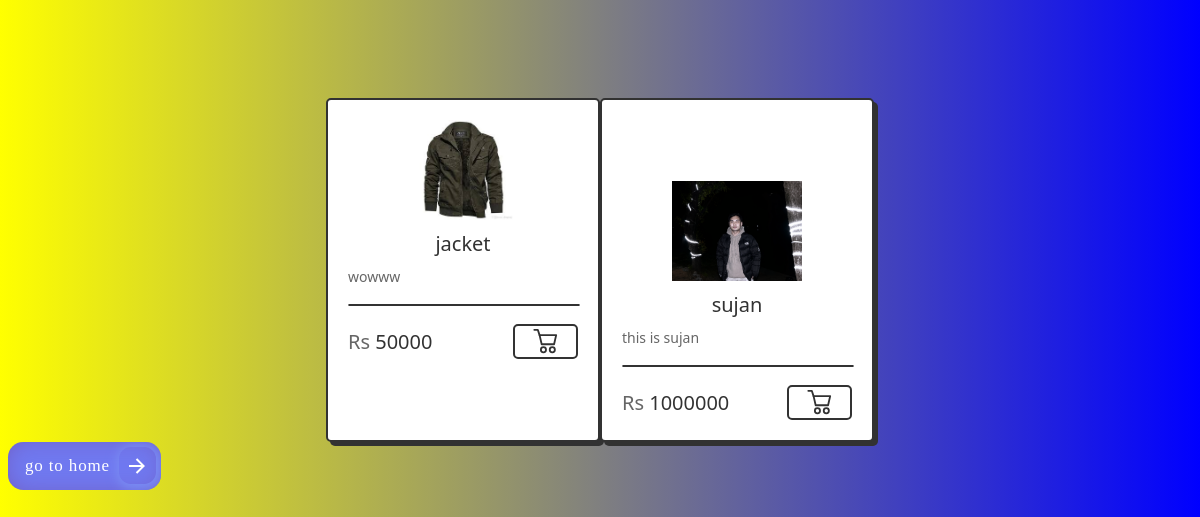
/card/, run on the app's committed database.
### app/models.py (models this page shows, shortened)
class Product(models.Model):
    title = models.CharField(max_length=50)
    desc = models.TextField()
    price = models.IntegerField()
    image = models.ImageField(upload_to="images") #need pip install  pillow

### app/views.py (the view)
# urls.py: path('card/',views.card,name='card'),
def card(request):
    data = Product.objects.all()
    return render(request,'cards.html' ,{'data':data})

### app/templates/cards.html (shortened to what this page needs)
<!DOCTYPE html>
{% load static %}
<html lang="en">
<head>
    <link rel="stylesheet" href="{% static 'css/card.css' %}" >
</head>
<body>
    <div class="main">
        {% for i in data %}
        <div class="card">
            <div class="card-img">
                <img src="{{i.image.url}}" height="100px" alt="not loading">
            </div>
            <div class="card-title">{{i.title}}</div>
            <div class="card-subtitle">{{i.desc}}
            </div>
            <hr class="card-divider">
            <div class="card-footer">
                <div class="card-price"><span>Rs</span> {{i.price}}</div>
                <button class="card-btn">
                </button>
            </div>
        </div>
        {% endfor %}
    </div>
    <a style="text-decoration: none;" href="{% url 'home' %}">
        <button class="contactButton">
            go to home
            <div class="iconButton">
                <svg height="24" width="24" viewBox="0 0 24 24" xmlns="http://www.w3.org/2000/svg">
                    <path d="M0 0h24v24H0z" fill="none"></path>
                    <path d="M16.172 11l-5.364-5.364 1.414-1.414L20 12l-7.778 7.778-1.414-1.414L16.172 13H4v-2z"
                        fill="currentColor"></path>
                </svg>
            </div>
        </button>
    </a>
</body>
</html>

### app/static/css/card.css (style rules this page uses)
.card { --font-color: #323232; --font-color-sub: #666; --bg-color: #fff; --main-color: #323232; --main-focus: #2d8cf0; width: 230px; height: 300px; background: var(--bg-color); border: 2px solid var(--main-color); box-shadow: 4px 4px var(--main-color); border-radius: 5px; display: flex; flex-direction: column; justify-content: flex-start; padding: 20px; gap: 10px; font-family: system-ui, -apple-system, BlinkMacSystemFont, 'Segoe UI', Roboto, Oxygen, Ubuntu, Cantarell, 'Open Sans', 'Helvetica Neue', sans-serif; }
.card:last-child { justify-content: flex-end; }
body { background: linear-gradient(to right, yellow, blue); }
.main { display: flex; justify-content: center; padding-top: 90px; }
.card-img { transition: all 0.5s; display: flex; justify-content: center; }
.card-title { font-size: 20px; font-weight: 500; text-align: center; color: var(--font-color); }
.card-subtitle { font-size: 14px; font-weight: 400; color: var(--font-color-sub); }
.card-divider { width: 100%; border: 1px solid var(--main-color); border-radius: 50px; }
.card-footer { display: flex; flex-direction: row; justify-content: space-between; align-items: center; }
.card-price { font-size: 20px; font-weight: 500; color: var(--font-color); }
.card-price span { font-size: 20px; font-weight: 500; color: var(--font-color-sub); }
.card-btn { height: 35px; background: var(--bg-color); border: 2px solid var(--main-color); border-radius: 5px; padding: 0 15px; transition: all 0.3s; }
.card-btn svg { width: 100%; height: 100%; fill: var(--main-color); transition: all 0.3s; }
.contactButton { background: #7079f0; color: white; font-family: inherit; padding: 0.45em; padding-left: 1em; font-size: 17px; font-weight: 500; border-radius: 0.9em; border: none; cursor: pointer; letter-spacing: 0.05em; display: flex; align-items: center; box-shadow: inset 0 0 1.6em -0.6em #714da6; overflow: hidden; position: relative; height: 2.8em; padding-right: 3em; }
.iconButton { margin-left: 1em; position: absolute; display: flex; align-items: center; justify-content: center; height: 2.2em; width: 2.2em; border-radius: 0.7em; box-shadow: 0.1em 0.1em 0.6em 0.2em #7a8cf3; right: 0.3em; transition: all 0.3s; }

### data on the page
Product: image (picture), title "jacket", desc "wowww", price "50000"
Product: image (picture), title "sujan", desc "this is sujan", price "1000000"
